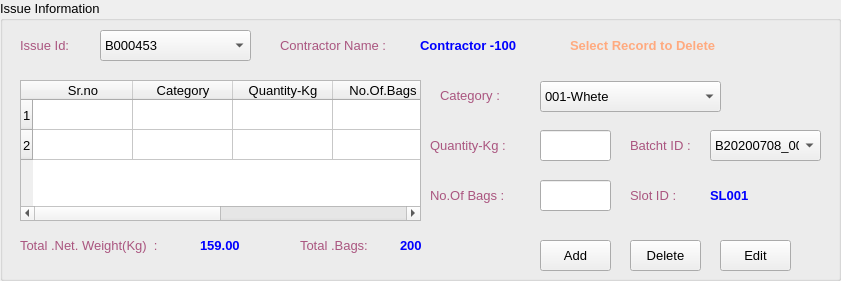
    <widget class="QGroupBox" name="groupBox">
     <property name="geometry">
      <rect>
       <x>240</x>
       <y>370</y>
       <width>841</width>
       <height>281</height>
      </rect>
     </property>
     <property name="font">
      <font>
       <pointsize>10</pointsize>
      </font>
     </property>
     <property name="title">
      <string>Issue Information</string>
     </property>
     <widget class="QLabel" name="label_15">
      <property name="geometry">
       <rect>
        <x>20</x>
        <y>30</y>
        <width>71</width>
        <height>31</height>
       </rect>
      </property>
      <property name="font">
       <font>
        <family>MS Shell Dlg 2</family>
        <pointsize>10</pointsize>
        <weight>50</weight>
        <bold>false</bold>
        <underline>false</underline>
       </font>
      </property>
      <property name="styleSheet">
       <string notr="true">color: rgb(170, 85, 127);</string>
      </property>
      <property name="text">
       <string>Issue Id:</string>
      </property>
      <property name="alignment">
       <set>Qt::AlignLeading|Qt::AlignLeft|Qt::AlignVCenter</set>
      </property>
     </widget>
     <widget class="QComboBox" name="comboBox">
      <property name="geometry">
       <rect>
        <x>100</x>
        <y>30</y>
        <width>151</width>
        <height>31</height>
       </rect>
      </property>
      <property name="font">
       <font>
        <pointsize>10</pointsize>
       </font>
      </property>
      <item>
       <property name="text">
        <string>B000453</string>
       </property>
      </item>
     </widget>
     <widget class="QLabel" name="label_17">
      <property name="geometry">
       <rect>
        <x>280</x>
        <y>30</y>
        <width>131</width>
        <height>31</height>
       </rect>
      </property>
      <property name="font">
       <font>
        <family>MS Shell Dlg 2</family>
        <pointsize>10</pointsize>
        <weight>50</weight>
        <bold>false</bold>
        <underline>false</underline>
       </font>
      </property>
      <property name="styleSheet">
       <string notr="true">color: rgb(170, 85, 127);</string>
      </property>
      <property name="text">
       <string>Contractor Name :</string>
      </property>
      <property name="alignment">
       <set>Qt::AlignLeading|Qt::AlignLeft|Qt::AlignVCenter</set>
      </property>
     </widget>
     <widget class="QLabel" name="label_43">
      <property name="geometry">
       <rect>
        <x>420</x>
        <y>30</y>
        <width>151</width>
        <height>31</height>
       </rect>
      </property>
      <property name="font">
       <font>
        <family>MS Shell Dlg 2</family>
        <pointsize>10</pointsize>
        <weight>75</weight>
        <bold>true</bold>
        <underline>false</underline>
       </font>
      </property>
      <property name="styleSheet">
       <string notr="true">color: rgb(0, 0, 255);</string>
      </property>
      <property name="text">
       <string>Contractor -100</string>
      </property>
      <property name="alignment">
       <set>Qt::AlignLeading|Qt::AlignLeft|Qt::AlignVCenter</set>
      </property>
     </widget>
     <widget class="QTableWidget" name="tableWidget">
      <property name="geometry">
       <rect>
        <x>20</x>
        <y>80</y>
        <width>401</width>
        <height>141</height>
       </rect>
      </property>
      <row>
       <property name="text">
        <string>1</string>
       </property>
       <property name="font">
        <font>
         <pointsize>10</pointsize>
        </font>
       </property>
      </row>
      <row>
       <property name="text">
        <string>2</string>
       </property>
      </row>
      <column>
       <property name="text">
        <string>Sr.no</string>
       </property>
       <property name="font">
        <font>
         <pointsize>10</pointsize>
        </font>
       </property>
      </column>
      <column>
       <property name="text">
        <string>Category</string>
       </property>
       <property name="font">
        <font>
         <pointsize>10</pointsize>
        </font>
       </property>
      </column>
      <column>
       <property name="text">
        <string>Quantity-Kg</string>
       </property>
       <property name="font">
        <font>
         <pointsize>10</pointsize>
        </font>
       </property>
      </column>
      <column>
       <property name="text">
        <string>No.Of.Bags</string>
       </property>
       <property name="font">
        <font>
         <pointsize>10</pointsize>
        </font>
       </property>
      </column>
      <column>
       <property name="text">
        <string>Batch Id</string>
       </property>
       <property name="font">
        <font>
         <pointsize>10</pointsize>
        </font>
       </property>
      </column>
      <column>
       <property name="text">
        <string>Slot Id</string>
       </property>
       <property name="font">
        <font>
         <pointsize>10</pointsize>
        </font>
       </property>
      </column>
      <item row="0" column="0">
       <property name="text">
        <string/>
       </property>
       <property name="font">
        <font>
         <pointsize>10</pointsize>
        </font>
       </property>
      </item>
     </widget>
     <widget class="QLabel" name="label_18">
      <property name="geometry">
       <rect>
        <x>440</x>
        <y>80</y>
        <width>81</width>
        <height>31</height>
       </rect>
      </property>
      <property name="font">
       <font>
        <family>MS Shell Dlg 2</family>
        <pointsize>10</pointsize>
        <weight>50</weight>
        <bold>false</bold>
        <underline>false</underline>
       </font>
      </property>
      <property name="styleSheet">
       <string notr="true">color: rgb(170, 85, 127);</string>
      </property>
      <property name="text">
       <string>Category :</string>
      </property>
      <property name="alignment">
       <set>Qt::AlignLeading|Qt::AlignLeft|Qt::AlignVCenter</set>
      </property>
     </widget>
     <widget class="QComboBox" name="comboBox_2">
      <property name="geometry">
       <rect>
        <x>540</x>
        <y>81</y>
        <width>181</width>
        <height>31</height>
       </rect>
      </property>
      <item>
       <property name="text">
        <string>001-Whete</string>
       </property>
      </item>
      <item>
       <property name="text">
        <string>002-Rice</string>
       </property>
      </item>
      <item>
       <property name="text">
        <string>003-Paddy</string>
       </property>
      </item>
     </widget>
     <widget class="QLabel" name="label_42">
      <property name="geometry">
       <rect>
        <x>430</x>
        <y>130</y>
        <width>101</width>
        <height>31</height>
       </rect>
      </property>
      <property name="font">
       <font>
        <family>MS Shell Dlg 2</family>
        <pointsize>10</pointsize>
        <weight>50</weight>
        <bold>false</bold>
        <underline>false</underline>
       </font>
      </property>
      <property name="styleSheet">
       <string notr="true">color: rgb(170, 85, 127);</string>
      </property>
      <property name="text">
       <string>Quantity-Kg :</string>
      </property>
      <property name="alignment">
       <set>Qt::AlignLeading|Qt::AlignLeft|Qt::AlignVCenter</set>
      </property>
     </widget>
     <widget class="QLineEdit" name="lineEdit_3">
      <property name="geometry">
       <rect>
        <x>540</x>
        <y>130</y>
        <width>71</width>
        <height>31</height>
       </rect>
      </property>
      <property name="font">
       <font>
        <family>MS Shell Dlg 2</family>
        <pointsize>10</pointsize>
       </font>
      </property>
     </widget>
     <widget class="QPushButton" name="pushButton_10">
      <property name="geometry">
       <rect>
        <x>540</x>
        <y>240</y>
        <width>71</width>
        <height>31</height>
       </rect>
      </property>
      <property name="font">
       <font>
        <family>MS Shell Dlg 2</family>
        <pointsize>10</pointsize>
       </font>
      </property>
      <property name="text">
       <string>Add</string>
      </property>
     </widget>
     <widget class="QPushButton" name="pushButton_12">
      <property name="geometry">
       <rect>
        <x>630</x>
        <y>240</y>
        <width>71</width>
        <height>31</height>
       </rect>
      </property>
      <property name="font">
       <font>
        <family>MS Shell Dlg 2</family>
        <pointsize>10</pointsize>
       </font>
      </property>
      <property name="text">
       <string>Delete</string>
      </property>
     </widget>
     <widget class="QLabel" name="label_46">
      <property name="geometry">
       <rect>
        <x>570</x>
        <y>30</y>
        <width>191</width>
        <height>31</height>
       </rect>
      </property>
      <property name="font">
       <font>
        <family>MS Sans Serif</family>
        <pointsize>10</pointsize>
        <weight>75</weight>
        <bold>true</bold>
        <underline>false</underline>
       </font>
      </property>
      <property name="styleSheet">
       <string notr="true">color: rgb(255, 170, 127);</string>
      </property>
      <property name="text">
       <string>Select Record to Delete</string>
      </property>
      <property name="alignment">
       <set>Qt::AlignLeading|Qt::AlignLeft|Qt::AlignVCenter</set>
      </property>
     </widget>
     <widget class="QLabel" name="label_49">
      <property name="geometry">
       <rect>
        <x>430</x>
        <y>180</y>
        <width>101</width>
        <height>31</height>
       </rect>
      </property>
      <property name="font">
       <font>
        <family>MS Shell Dlg 2</family>
        <pointsize>10</pointsize>
        <weight>50</weight>
        <bold>false</bold>
        <underline>false</underline>
       </font>
      </property>
      <property name="styleSheet">
       <string notr="true">color: rgb(170, 85, 127);</string>
      </property>
      <property name="text">
       <string>No.Of Bags :</string>
      </property>
      <property name="alignment">
       <set>Qt::AlignLeading|Qt::AlignLeft|Qt::AlignVCenter</set>
      </property>
     </widget>
     <widget class="QLineEdit" name="lineEdit_4">
      <property name="geometry">
       <rect>
        <x>540</x>
        <y>180</y>
        <width>71</width>
        <height>31</height>
       </rect>
      </property>
      <property name="font">
       <font>
        <family>MS Shell Dlg 2</family>
        <pointsize>10</pointsize>
       </font>
      </property>
     </widget>
     <widget class="QLabel" name="label_50">
      <property name="geometry">
       <rect>
        <x>20</x>
        <y>230</y>
        <width>171</width>
        <height>31</height>
       </rect>
      </property>
      <property name="font">
       <font>
        <family>MS Shell Dlg 2</family>
        <pointsize>10</pointsize>
        <weight>50</weight>
        <bold>false</bold>
        <underline>false</underline>
       </font>
      </property>
      <property name="styleSheet">
       <string notr="true">color: rgb(170, 85, 127);</string>
      </property>
      <property name="text">
       <string>Total .Net. Weight(Kg)  :</string>
      </property>
      <property name="alignment">
       <set>Qt::AlignLeading|Qt::AlignLeft|Qt::AlignVCenter</set>
      </property>
     </widget>
     <widget class="QLabel" name="label_52">
      <property name="geometry">
       <rect>
        <x>200</x>
        <y>230</y>
        <width>71</width>
        <height>31</height>
       </rect>
      </property>
      <property name="font">
       <font>
        <family>MS Shell Dlg 2</family>
        <pointsize>10</pointsize>
        <weight>75</weight>
        <bold>true</bold>
        <underline>false</underline>
       </font>
      </property>
      <property name="styleSheet">
       <string notr="true">color: rgb(0, 0, 255);</string>
      </property>
      <property name="text">
       <string>159.00</string>
      </property>
      <property name="alignment">
       <set>Qt::AlignLeading|Qt::AlignLeft|Qt::AlignVCenter</set>
      </property>
     </widget>
     <widget class="QLabel" name="label_53">
      <property name="geometry">
       <rect>
        <x>300</x>
        <y>230</y>
        <width>101</width>
        <height>31</height>
       </rect>
      </property>
      <property name="font">
       <font>
        <family>MS Shell Dlg 2</family>
        <pointsize>10</pointsize>
        <weight>50</weight>
        <bold>false</bold>
        <underline>false</underline>
       </font>
      </property>
      <property name="styleSheet">
       <string notr="true">color: rgb(170, 85, 127);</string>
      </property>
      <property name="text">
       <string>Total .Bags:</string>
      </property>
      <property name="alignment">
       <set>Qt::AlignLeading|Qt::AlignLeft|Qt::AlignVCenter</set>
      </property>
     </widget>
     <widget class="QLabel" name="label_54">
      <property name="geometry">
       <rect>
        <x>400</x>
        <y>230</y>
        <width>71</width>
        <height>31</height>
       </rect>
      </property>
      <property name="font">
       <font>
        <family>MS Shell Dlg 2</family>
        <pointsize>10</pointsize>
        <weight>75</weight>
        <bold>true</bold>
        <underline>false</underline>
       </font>
      </property>
      <property name="styleSheet">
       <string notr="true">color: rgb(0, 0, 255);</string>
      </property>
      <property name="text">
       <string>200</string>
      </property>
      <property name="alignment">
       <set>Qt::AlignLeading|Qt::AlignLeft|Qt::AlignVCenter</set>
      </property>
     </widget>
     <widget class="QPushButton" name="pushButton_13">
      <property name="geometry">
       <rect>
        <x>720</x>
        <y>240</y>
        <width>71</width>
        <height>31</height>
       </rect>
      </property>
      <property name="font">
       <font>
        <family>MS Shell Dlg 2</family>
        <pointsize>10</pointsize>
       </font>
      </property>
      <property name="text">
       <string>Edit</string>
      </property>
     </widget>
     <widget class="QLabel" name="label_55">
      <property name="geometry">
       <rect>
        <x>630</x>
        <y>180</y>
        <width>61</width>
        <height>31</height>
       </rect>
      </property>
      <property name="font">
       <font>
        <family>MS Shell Dlg 2</family>
        <pointsize>10</pointsize>
        <weight>50</weight>
        <bold>false</bold>
        <underline>false</underline>
       </font>
      </property>
      <property name="styleSheet">
       <string notr="true">color: rgb(170, 85, 127);</string>
      </property>
      <property name="text">
       <string>Slot ID :</string>
      </property>
      <property name="alignment">
       <set>Qt::AlignLeading|Qt::AlignLeft|Qt::AlignVCenter</set>
      </property>
     </widget>
     <widget class="QLabel" name="label_56">
      <property name="geometry">
       <rect>
        <x>630</x>
        <y>130</y>
        <width>61</width>
        <height>31</height>
       </rect>
      </property>
      <property name="font">
       <font>
        <family>MS Shell Dlg 2</family>
        <pointsize>10</pointsize>
        <weight>50</weight>
        <bold>false</bold>
        <underline>false</underline>
       </font>
      </property>
      <property name="styleSheet">
       <string notr="true">color: rgb(170, 85, 127);</string>
      </property>
      <property name="text">
       <string>Batcht ID :</string>
      </property>
      <property name="alignment">
       <set>Qt::AlignLeading|Qt::AlignLeft|Qt::AlignVCenter</set>
      </property>
     </widget>
     <widget class="QComboBox" name="comboBox_3">
      <property name="geometry">
       <rect>
        <x>710</x>
        <y>130</y>
        <width>111</width>
        <height>31</height>
       </rect>
      </property>
      <item>
       <property name="text">
        <string>B20200708_00</string>
       </property>
      </item>
     </widget>
     <widget class="QLabel" name="label_57">
      <property name="geometry">
       <rect>
        <x>710</x>
        <y>180</y>
        <width>51</width>
        <height>31</height>
       </rect>
      </property>
      <property name="font">
       <font>
        <family>MS Shell Dlg 2</family>
        <pointsize>10</pointsize>
        <weight>75</weight>
        <bold>true</bold>
        <underline>false</underline>
       </font>
      </property>
      <property name="styleSheet">
       <string notr="true">color: rgb(0, 0, 255);</string>
      </property>
      <property name="text">
       <string>SL001</string>
      </property>
      <property name="alignment">
       <set>Qt::AlignLeading|Qt::AlignLeft|Qt::AlignVCenter</set>
      </property>
     </widget>
    </widget>
